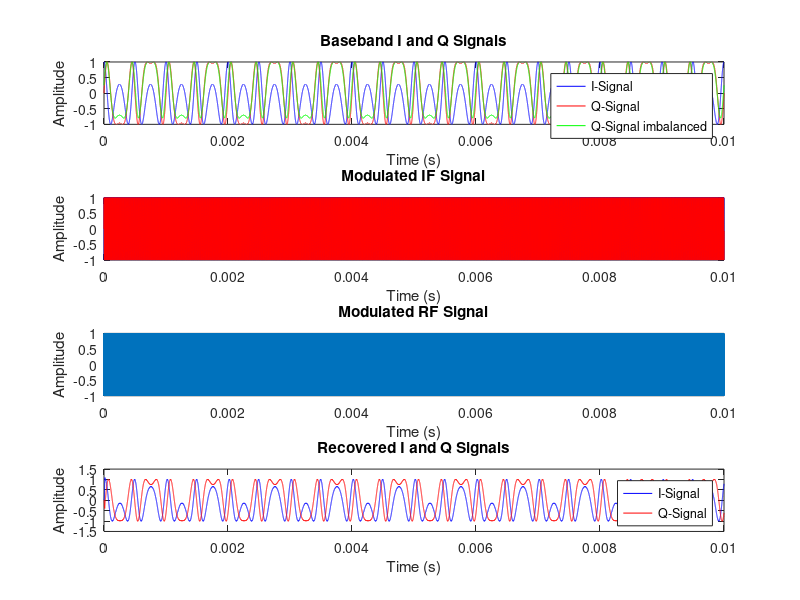
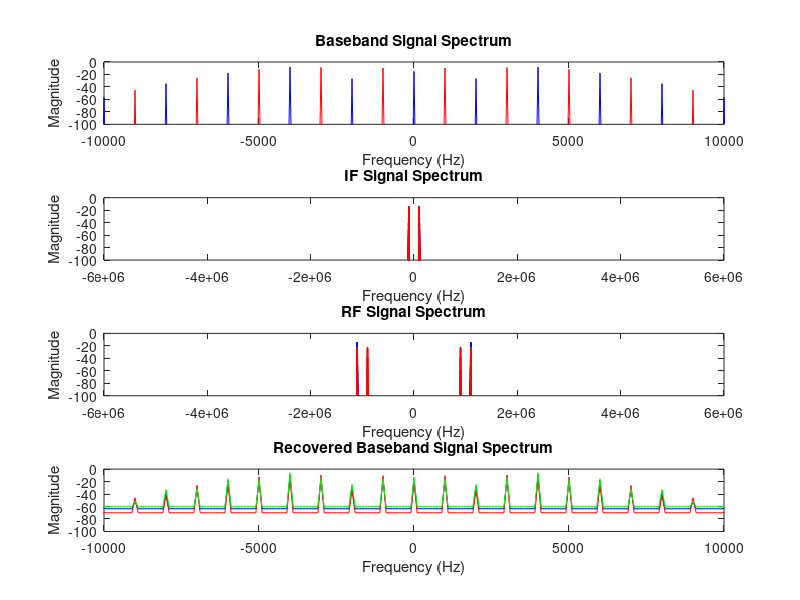

Write the MATLAB code that produced these figures, in order. (Note: this script raises an error after producing the figures.)
close all
pkg load signal
pkg load communications
%graphics_toolkit("fltk");

% === Simulation Parameters ===
fs = 10.24e6;   % Sampling frequency
fc_if = 100e3;  % Carrier frequency
fc_rf = 1e6;    % RF carrier frequency
fm = 1e3;       % Message tone frequency
fdev = 5e3;     % FM frequency deviation
num_samples = 10*fs/fm;  % Capture one cycle of the message signal
T_total = num_samples/fs; % Total duration of the signal
t = 0:1/fs:T_total-(1/fs); % Time vector

% === 1. Generate Baseband I and Q Signals ===
amp_m = 1;
amp_i = 1;
amp_q = 1;
amp_q_imbalanced = 0.9;
dc_offset_i = 0.0;
dc_offset_q = 0.1;
phi_offset = pi/18;

% Baseband message signal
m = amp_m * (fdev/fm) * sin(2*pi*fm*t);

i_signal = amp_i * cos(m);
q_signal = amp_q * sin(m);
q_signal_imbalanced = amp_q_imbalanced * sin(m + phi_offset) + dc_offset_q;
bb_out = 1 * (i_signal + j*q_signal);
bb_out_q_imbalanced = 1 * (i_signal + j*q_signal_imbalanced);

% === 2. IQ Modulation (IF upconversion) ===
amp_if_carrier_i = 1;
amp_if_carrier_i_imbalanced = 0.9;
phi_offset_if_carrier_i = pi/18;
amp_if_carrier_q = 1;
amp_if_carrier_q_imbalanced = 0.9;
phi_offset_if_carrier_q = pi/18;
dc_offset_if_q = 0.1;

if_carrier = exp(j*2*pi*fc_if*t);
if_carrier_i = amp_if_carrier_i * real(if_carrier);
if_carrier_i_imbalanced = amp_if_carrier_i_imbalanced * real(if_carrier.*exp(j*phi_offset_if_carrier_i));
if_carrier_q = amp_if_carrier_q * imag(if_carrier);
if_carrier_q_imbalanced = amp_if_carrier_q_imbalanced * imag(if_carrier.*exp(j*phi_offset_if_carrier_q));

% Mix the signals
if_i = i_signal .* if_carrier_i;
if_i_alt = i_signal .* if_carrier_q;
if_q = q_signal .* if_carrier_q;
if_q_alt = q_signal .* if_carrier_i;
if_q_imbalanced = q_signal_imbalanced .* if_carrier_q;
if_q_carrier_imbalanced = q_signal .* if_carrier_q_imbalanced;
if_q_alt_imbalanced = q_signal_imbalanced .* if_carrier_i;
if_q_alt_carrier_imbalanced = q_signal .* if_carrier_i_imbalanced;

% Combine the mixed signals to produce the final IF signal.
if_signal_i = if_i - if_q;
if_signal_q = if_i_alt + if_q_alt;
if_signal_q_imbalanced = if_i_alt + if_q_alt_imbalanced;
if_signal_q_carrier_imbalanced = if_i_alt + if_q_alt_carrier_imbalanced + dc_offset_if_q;
if_out = 1 * (if_signal_i + j*if_signal_q);
if_out_q_imbalanced = 0.1 * (if_signal_i + j*if_signal_q_imbalanced);
if_out_q_carrier_imbalanced = 0.1 * (if_signal_i + j*if_signal_q_carrier_imbalanced);

% === 2. IQ Modulation (RF Upconversion) ===
amp_carrier_rf_i = 1;
amp_carrier_rf_q = 1;
amp_carrier_rf_q_imbalanced = 0.9;
phi_offset_carrier_rf_q = pi/18;

carrier_rf = exp(j*2*pi*fc_rf*t);
carrier_rf_i = amp_carrier_rf_i * real(carrier_rf);
carrier_rf_q = amp_carrier_rf_q * imag(carrier_rf);
carrier_rf_q_imbalanced = amp_carrier_rf_q_imbalanced * imag(carrier_rf.*exp(j*phi_offset_carrier_rf_q));

% Mix the signals
rf_i = if_signal_i .* carrier_rf_i;
rf_q = if_signal_q .* carrier_rf_q;
rf_signal = rf_i - rf_q;
rf_q_carrier_imbalanced = if_q .* carrier_rf_q_imbalanced;
rf_signal_q_carrier_imbalanced = rf_i - rf_q_carrier_imbalanced;

% Export waveform to .mat file for import into R&S ARB Toolbox
save -v6 fm_mod_1kHz_tone_5kHz_deviation_baseband.mat bb_out;
save -v6 fm_mod_1kHz_tone_5kHz_deviation_baseband_q_imbalanced.mat bb_out_q_imbalanced;
save -v6 fm_mod_1kHz_tone_5kHz_deviation_100kHz_if.mat if_out;
save -v6 fm_mod_1kHz_tone_5kHz_deviation_100kHz_if_q_imbalanced.mat if_out_q_imbalanced;
save -v6 fm_mod_1kHz_tone_5kHz_deviation_100kHz_if_q_if_carrier_imbalanced.mat if_out_q_carrier_imbalanced;

% === 4. IQ Demodulation (IF Downconversion) ===
% Recover the original I and Q signals from the RF signal.
% This involves another mixing process with the same carrier, followed by low-pass filtering.
demod_if_i_mixed = 2 * rf_signal .* carrier_rf_i;
demod_if_q_mixed = 2 * rf_signal .* -carrier_rf_q;

% === 5. Low-Pass Filtering ===
% Low-pass filters are necessary to remove the high-frequency components that result from the mixing process.
[b, a] = butter(5, 1.5*fc_rf/fs, 'low'); % Design a 5th order Butterworth low-pass filter
recovered_if_i_signal = filter(b, a, demod_if_i_mixed);
recovered_if_q_signal = filter(b, a, demod_if_q_mixed);
recovered_if_signal = recovered_if_i_signal - recovered_if_q_signal;

% === 4. IQ Demodulation (BB Downconversion) ===
% Recover the original I and Q signals from the RF signal.
% This involves another mixing process with the same carrier, followed by low-pass filtering.
demod_i_mixed_bb = 2 * recovered_if_i_signal .* if_carrier_i;
demod_q_mixed_bb = 2 * recovered_if_i_signal .* -if_carrier_q;

% === 5. Low-Pass Filtering ===
% Low-pass filters are necessary to remove the high-frequency components that result from the mixing process.
[b, a] = butter(5, 1.5*fc_if/fs, 'low'); % Design a 5th order Butterworth low-pass filter
recovered_i_signal = filter(b, a, demod_i_mixed_bb);
recovered_q_signal = filter(b, a, demod_q_mixed_bb);

% === 3. Plot Modulated Signal ===
figure;
subplot(4,1,1);
plot(t, i_signal, 'b', t, q_signal, 'r', t, q_signal_imbalanced, 'g');
title('Baseband I and Q Signals');
xlabel('Time (s)');
ylabel('Amplitude');
legend('I-Signal', 'Q-Signal', 'Q-Signal imbalanced');

subplot(4,1,2);
plot(t, if_signal_i, 'b', t, if_signal_q, 'r');
title('Modulated IF Signal');
xlabel('Time (s)');
ylabel('Amplitude');

subplot(4,1,3);
plot(t, rf_signal);
title('Modulated RF Signal');
xlabel('Time (s)');
ylabel('Amplitude');

subplot(4,1,4);
plot(t, recovered_i_signal, 'b', t, recovered_q_signal, 'r');
title('Recovered I and Q Signals');
xlabel('Time (s)');
ylabel('Amplitude');
legend('I-Signal', 'Q-Signal');

% Plot the spectrum
figure;
N = length(t);
f = (-N/2:N/2-1) * (fs/N);

% Spectrum of baseband signals
subplot(4,1,1);
fft_i = fftshift(fft(i_signal))/N;
fft_q = fftshift(fft(q_signal))/N;
plot(f, 20*log10(abs(fft_i)), 'b', f, 20*log10(abs(fft_q)), 'r');
title('Baseband Signal Spectrum');
xlabel('Frequency (Hz)');
ylabel('Magnitude');
xlim([-10*fm,10*fm])
ylim([-100, 0]);

% Spectrum of IF signal
subplot(4,1,2);
fft_if = fftshift(fft(if_signal_i))/N;
fft_if_imbalanced = fftshift(fft(if_signal_q_imbalanced))/N;
plot(f, 20*log10(abs(fft_if)), 'b', f, 20*log10(abs(fft_if_imbalanced)), 'r');
title('IF Signal Spectrum');
xlabel('Frequency (Hz)');
ylabel('Magnitude');
%xlim([fc_rf-10*fm, fc_rf+10*fm])
ylim([-100, 0]);

% Spectrum of RF signal
subplot(4,1,3);
fft_rf = fftshift(fft(rf_signal))/N;
fft_rf_imbalanced = fftshift(fft(rf_q_carrier_imbalanced))/N;
plot(f, 20*log10(abs(fft_rf)), 'b', f, 20*log10(abs(fft_rf_imbalanced)), 'r');
title('RF Signal Spectrum');
xlabel('Frequency (Hz)');
ylabel('Magnitude');
%xlim([fc_rf-10*fm, fc_rf+10*fm])
ylim([-100, 0]);

% Spectrum of recovered baseband signals
subplot(4,1,4);
fft_i_recovered = fftshift(fft(recovered_i_signal))/N;
fft_q_recovered = fftshift(fft(recovered_q_signal))/N;
fft_bb_recovered = fftshift(fft(recovered_i_signal - recovered_q_signal))/N;
plot(f, 20*log10(abs(fft_i_recovered)), 'b', f, 20*log10(abs(fft_q_recovered)), 'r', f, 20*log10(fft_bb_recovered), 'g');
title('Recovered Baseband Signal Spectrum');
xlabel('Frequency (Hz)');
ylabel('Magnitude');
xlim([-10*fm,10*fm])
ylim([-100, 0]);

interleaved_data_if = zeros(1, 2 * length(t));
interleaved_data_if(1:2:end) = recovered_if_i_signal;
interleaved_data_if(2:2:end) = recovered_if_q_signal;

interleaved_data_bb = zeros(1, 2 * length(t));
interleaved_data_bb(1:2:end) = recovered_i_signal;
interleaved_data_bb(2:2:end) = recovered_q_signal;

% Open a binary file for writing
fid_if = fopen('/home/tsharp/octave/scripts/signal_if.bin', 'wb');
fid_bb = fopen('/home/tsharp/octave/scripts/signal_bb.bin', 'wb');

% Write the float data to the file
fwrite(fid_if, interleaved_data_if, 'float32'); % Write as interleaved single-precision floats
fwrite(fid_bb, interleaved_data_bb, 'float32'); % Write as interleaved single-precision floats
fclose(fid_if);
fclose(fid_bb);
